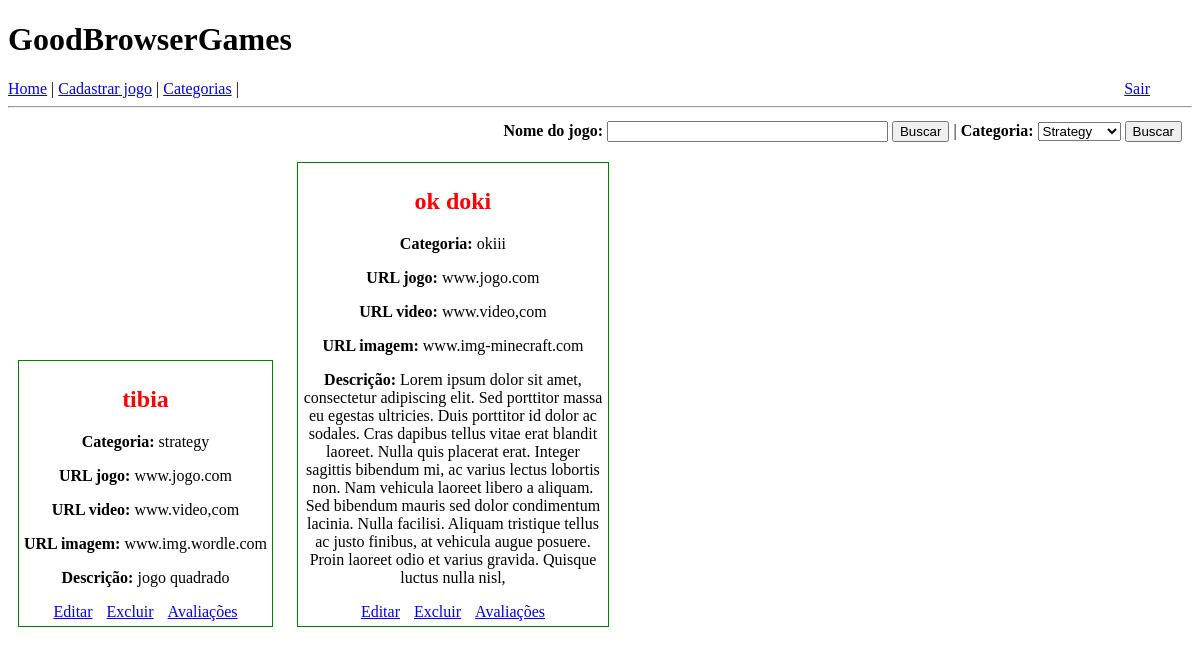
The page /index (signed in) on the database its author committed.
### app/models.py (models this page shows)
class Jogo(db.Model):
    id = db.Column(db.Integer, primary_key=True)
    nome = db.Column(db.String(128), index=True, )
    categoria = db.Column(db.String(64), index=True)
    url_jogo = db.Column(db.String, index=True)
    url_video = db.Column(db.String, index=True)
    url_imagem = db.Column(db.String, index=True)
    descricao = db.Column(db.String, index=True)

### app/routes.py (the view, shortened to what this page needs)
@app.route("/", methods=["GET", "POST"])
@app.route("/index", methods=["GET", "POST"])
@login_required
def index():
    jogos = Jogo.query.all()
    form_nome = FiltrarPorNomeForm()
    form_cat = FiltrarPorCategoriaForm()
    return render_template("index.html", form_nome=form_nome, form_cat=form_cat, jogos=jogos)

### app/forms.py
class FiltrarPorNomeForm(FlaskForm):
    nome = StringField("Nome do jogo")
    submit = SubmitField("Buscar")

class FiltrarPorCategoriaForm(FlaskForm):
    opcoes_de_categorias = [
        ("strategy", "Strategy"),
        ("shooter", "Shooter"),
        ("puzzle", "Puzzle"),
        ("arcade", "Arcade"),
        ("rpg", "RPG"),
        ("sports", "Sports"),
        ("action", "Action"),
        ("adventure", "Adventure"),
    ]
    categorias = list(Categoria.query.all())
    if categorias:
        for cat in categorias:
            opcoes_de_categorias.append((cat.nome, cat.nome.capitalize()))
    categoria = SelectField("Categoria", choices=opcoes_de_categorias)
    submit = SubmitField("Buscar")

### app/models.py (called while the page is built)
@login.user_loader
def load_user(id):
    return User.query.get(int(id))

### app/templates/index.html (shortened to what this page needs)
{% extends "base.html" %}
{% block content %}
    <div id="container">
        <div id="form">
            <form action="" method="post" novalidate>
                <span>
                    <b>{{ form_nome.nome.label }}:</b>
                    {{ form_nome.nome(size=32) }}
                </span>
                <span>  {{ form_cat.submit() }}</span>
                 |
                <span>
                    <b>{{ form_cat.categoria.label }}:</b>
                    {{ form_cat.categoria }}
                </span>
                <span>  {{ form_cat.submit() }}</span>
            </form>
        </div>
        {% for jogo in jogos %}
        <div class="jogo">
            <h2>{{ jogo.nome }}</h2>
            <p><b>Categoria:</b> {{ jogo.categoria }}</p>
            <p><b>URL jogo:</b> {{ jogo.url_jogo }}</p>
            <p><b>URL video:</b> {{ jogo.url_video }}</p>
            <p><b>URL imagem:</b> {{ jogo.url_imagem }}</p>
            <p><b>Descrição:</b> {{ jogo.descricao }}</p>
            <p class="botoes"><a href="/editar-jogo/{{jogo.id}}">Editar</a></p>
            <p class="botoes"><a href="/delete-jogo/{{jogo.id}}">Excluir</a></p>
            <p class="botoes"><a href="/listar-avaliacoes/{{jogo.id}}">Avaliações</a></p>
        </div>
        {% endfor %}
    </div>
{% endblock %}

### app/templates/index.html (style rules this page uses)
.jogo { border: 1px solid green; display: inline-block; max-width: 300px; margin: 10px; padding: 5px; text-align: center; }
.jogo h2 { color: red; }
.botoes { display: inline; width: 48%; margin: 5px; }
#form { text-align: right; margin: 5px; padding: 5px; }

### rows shown on the page
Jogo: nome "tibia", categoria "strategy", url_jogo "www.jogo.com", url_video "www.video,com", url_imagem "www.img.wordle.com", descricao "jogo quadrado"
Jogo: nome "ok doki", categoria "okiii", url_jogo "www.jogo.com", url_video "www.video,com", url_imagem "www.img-minecraft.com", descricao "Lorem ipsum dolor sit amet, consectetur adipiscing elit. Sed porttitor massa eu egestas ultricies. Duis porttitor id dolor ac sodales. Cras dapibus tellus vitae erat blandit laoreet. Nulla quis placerat erat. Integer sagittis bibendum mi, ac varius lectus lobortis non. Nam vehicula laoreet libero a aliquam. Sed bibendum mauris sed dolor condimentum lacinia. Nulla facilisi. Aliquam tristique tellus ac justo finibus, at vehicula augue posuere. Proin laoreet odio et varius gravida. Quisque luctus nulla nisl,"
